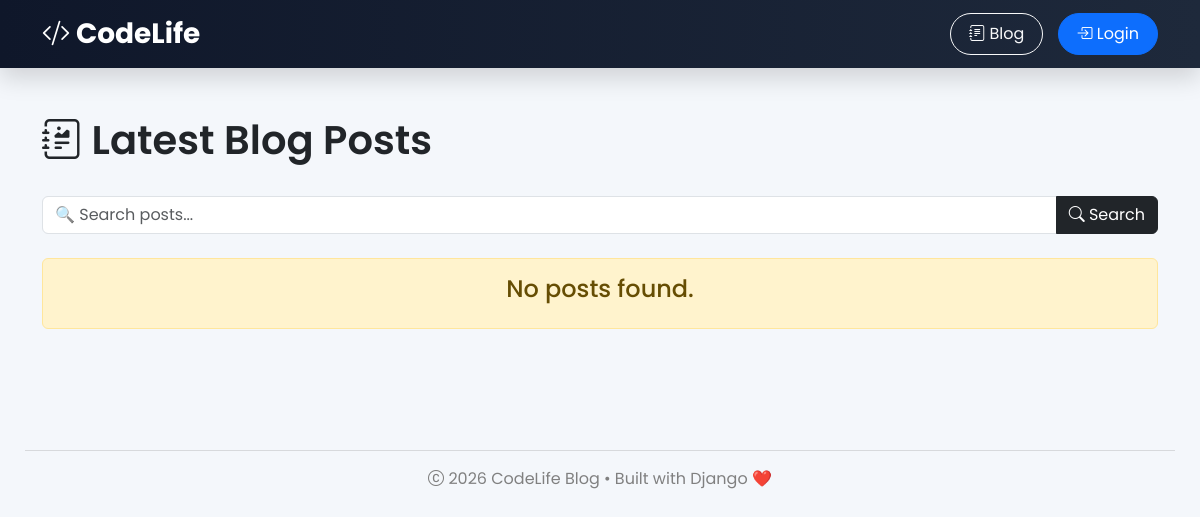
Page /blog/ on the earlier database version.
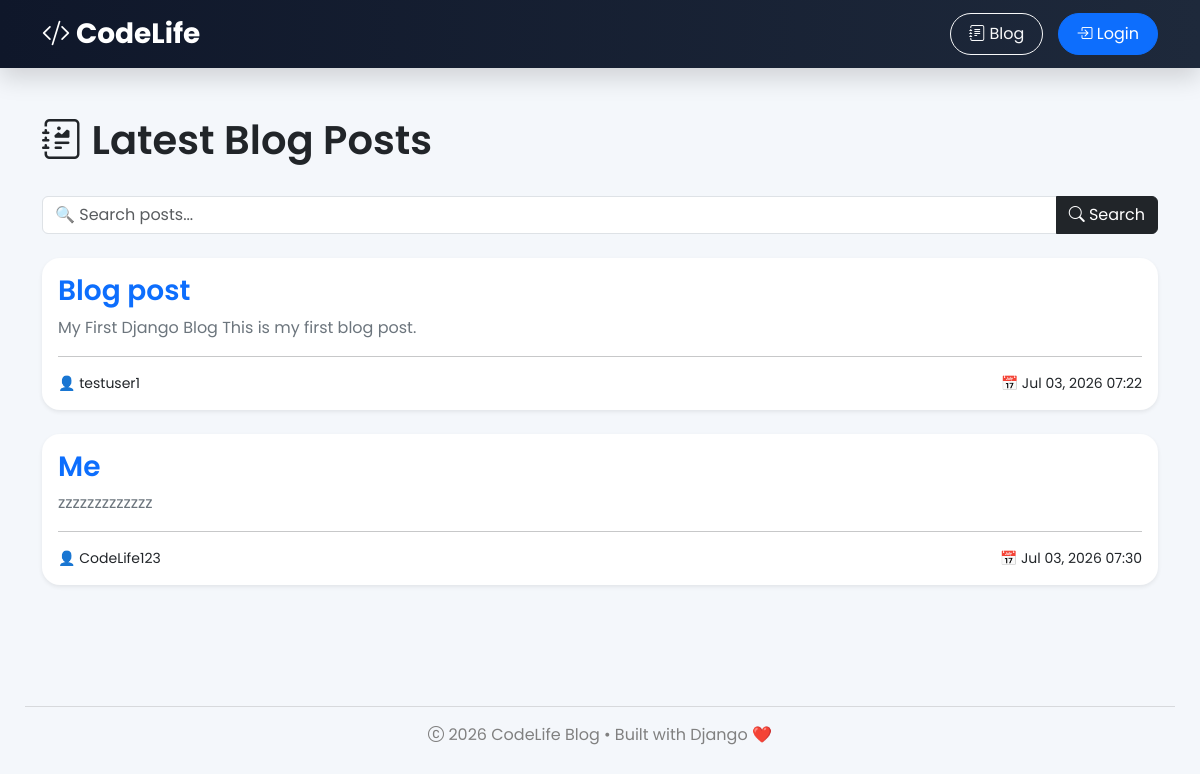
Same page on the later database version.
### blog/models.py (models this page shows, shortened)
class Post(models.Model):
    title=models.CharField(max_length=200)
    content=models.TextField()
    author=models.ForeignKey(
        User,
        on_delete=models.CASCADE
    )
    created_at=models.DateTimeField(auto_now_add=True)

### blog/views.py (the view)
# urls.py: path("", views.post_list, name="post_list"),
def post_list(request):
    posts = Post.objects.all()
    context = {
        "posts": posts
    }
    return render(request, "blog/post_list.html", context)

### blog/templates/blog/post_list.html (shortened to what this page needs)
{% extends "base.html" %}
{% block content %}
<div class="d-flex justify-content-between align-items-center mb-4">
    <h1>
        <i class="bi bi-journal-richtext"></i>
        Latest Blog Posts
    </h1>
</div>
<form method="GET" class="mb-4">
    <div class="input-group">
        <input
            type="text"
            class="form-control"
            name="q"
            placeholder="🔍 Search posts..."
            value="{{ query|default:'' }}">
        <button class="btn btn-dark">
            <i class="bi bi-search"></i>
            Search
        </button>
    </div>
</form>
{% for post in posts %}
<div class="card shadow-sm mb-4">
    <div class="card-body">
        <h3>
            <a href="{% url 'post_detail' post.pk %}"
               class="text-decoration-none">
                {{ post.title }}
            </a>
        </h3>
        <p class="text-secondary">
            {{ post.content|truncatewords:30 }}
        </p>
        <hr>
        <div class="d-flex justify-content-between">
            <small>
                👤 {{ post.author }}
            </small>
            <small>
                📅 {{ post.created_at|date:"M d, Y H:i" }}
            </small>
        </div>
    </div>
</div>
{% empty %}
<div class="alert alert-warning text-center">
    <h4>
        No posts found.
    </h4>
</div>
{% endfor %}
{% endblock %}

Differences in the rows shown:
added Post: title "Blog post", content "My First Django Blog This is my first blog post.", author "testuser1", created_at "Jul 03, 2026 07:22"
added Post: title "Me", content "zzzzzzzzzzzzz", author "CodeLife123", created_at "Jul 03, 2026 07:30"
Other differences:
text no longer shown: "No posts found."
